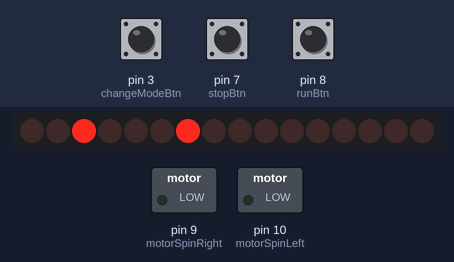
This sketch was run on a simulated Arduino Uno, built with avr-gcc and run on an emulated ATmega328P. On the bench: 16 shift-register outputs drawn as a row of LEDs (first output left, lit = HIGH), switched loads named in the sketch (green lamp = pin HIGH). Wiring (inferred from the names in the program): 2 × shift register (74HC595): data pin 2; shift clock pin 0; latch pin 1. Wiring (inferred from the signals the program sends): row of LEDs: on Q0, Q1, Q2, Q3, Q4, Q5, Q6, Q7, Q8, Q9, Q10, Q11, Q12, Q13, Q14, Q15. The inputs (shaded band) are chosen by the test bench; at power-on: pin 8 (runBtn) HIGH, pin 3 (changeModeBtn) HIGH, pin 7 (stopBtn) HIGH. Pins used as bus, display or sensor lines are not drawn.

Above: at 1.2 s.
1.3 s: pin 8 (runBtn) pulled LOW for 0.15 s
At 1.35 s:
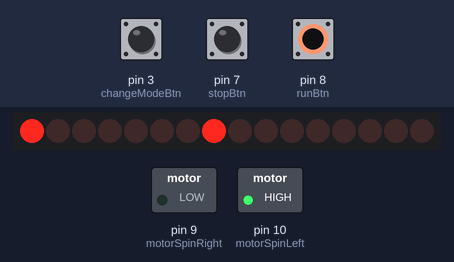
3.1 s: pin 3 (changeModeBtn) pulled LOW for 0.15 s
At 3.9 s:
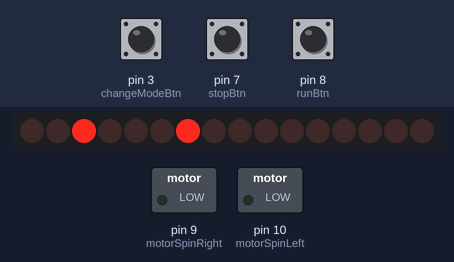
4.8 s: pin 3 (changeModeBtn) pulled LOW for 3.2 s
At 5.11 s:
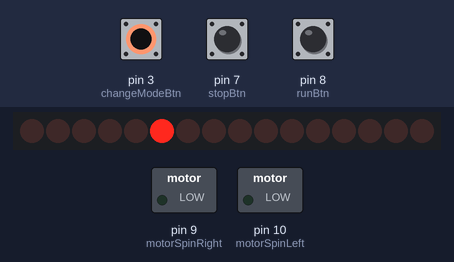
9.5 s: pin 8 (runBtn) pulled LOW for 1 s
At 9.67 s:
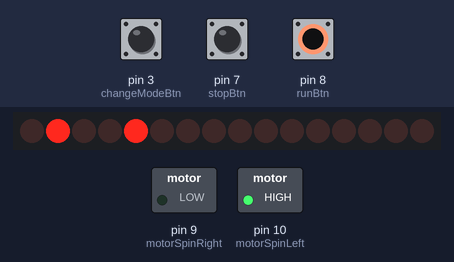
12.0 s: pin 7 (stopBtn) pulled LOW for 0.15 s
At 12.4 s:
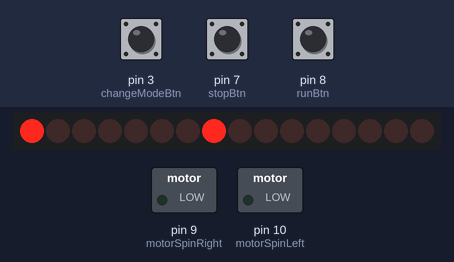
13.6 s: pin 8 (runBtn) pulled LOW for 3.2 s
At 13.78 s:
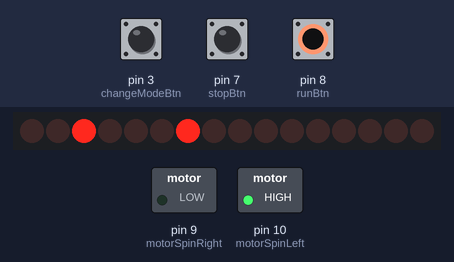
Timing chart, 0 to 16.6 s (numbered marks = the images above; inputs shaded):
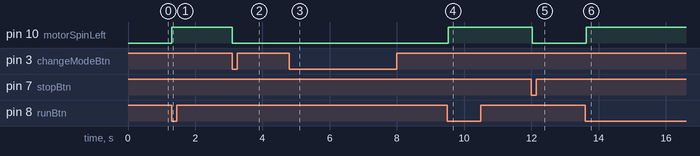

Measured:
- after the input at 1.3 s, pin 10 (motorSpinLeft): LOW → HIGH at once
- after the input at 3.1 s, pin 10 (motorSpinLeft): HIGH → LOW at once
- after the input at 9.5 s, pin 10 (motorSpinLeft): LOW → HIGH at once
- after the input at 12.0 s, pin 10 (motorSpinLeft): HIGH → LOW at once
- after the input at 13.6 s, pin 10 (motorSpinLeft): LOW → HIGH at once

The sketch:

label-rewinder.ino
```cpp
/*
  label-rewinder
  Controls an ATtiny 84 for rewinding labels on roll.
  Parts: 1xATtiny84, 2x74hc595, 1xl293d, 4-Digit Seven-Segment-Display, 3x MicroPushButtons, 4x 330Ohm Resistor

  This C code is in the public domain.

  modified 03 April 2019
  by Mahmut Keygubatli
*/

//Pins for Buttons
int runBtn = 8;
int stopBtn = 7;
int changeModeBtn = 3;

//Pins for motor control
int motorSpinLeft = 10;
int motorSpinRight = 9;

//Pins for 4-digit seven-segment display
//Pin connected to ST_CP of 74HC595
int latchPin = 1;
//Pin connected to SH_CP of 74HC595
int clockPin = 0;
////Pin connected to DS of 74HC595
int dataPin = 2;

//Motor mode
int spinleft = LOW;
int spinRight = LOW;

//Display Data
byte displayDataRollLeft[] = {4 + 64, 1 + 128, 16 + 2, 64 + 4, 128 + 1, 2 + 16}; // 6
byte displayModeStep[] = {
    0,
    32,
    0,
    32,
    1,
    1 + 4,
    1 + 4 + 2,
    1 + 4 + 2 + 128,
    1 + 4 + 2 + 128 + 64,
    1 + 4 + 2 + 128 + 64 + 16,
    1 + 4 + 2 + 128 + 64 + 16 + 8,
    1 + 4 + 2 + 128 + 64 + 16,
    1 + 4 + 2 + 128 + 64,
    1 + 4 + 2 + 128,
    1 + 4 + 2,
    1 + 4,
    1,
    0}; // 18

// controler mode
// this mode can used for spinning motor in single step
// to left with run-button or to right with stopBtn
#define SINGLE_STEP 0

// this mode can used for rewindig label with the control arm.
// If arm is on up-position motor will stop, on down position motor will run
#define REWIND_LABEL 1

void showDisplay(byte seven, byte digitPart)
{
  shiftOut(dataPin, clockPin, MSBFIRST, digitPart);
  shiftOut(dataPin, clockPin, MSBFIRST, seven);
  digitalWrite(latchPin, HIGH);
  digitalWrite(latchPin, LOW);
}

int rewindDiplayCounter = 0;
void rewindLabel()
{
  if (digitalRead(runBtn) == LOW)
  {
    spinleft = HIGH;
  }
  if (digitalRead(stopBtn) == LOW)
  {
    spinleft = LOW;
  }
  digitalWrite(motorSpinLeft, spinleft);
  digitalWrite(motorSpinRight, LOW);

  //increase Display counter
  (spinleft == HIGH) && rewindDiplayCounter++;

  //show display
  byte seven = displayDataRollLeft[(rewindDiplayCounter) % 6];
  showDisplay(seven, 0);

  if (rewindDiplayCounter >= 6 * 100)
  {
    rewindDiplayCounter = 0;
  }
}

int singleStepCounter = 0;
void singleStep()
{
  if (digitalRead(runBtn) == LOW)
  {
    spinleft = HIGH;
    spinRight = LOW;
    singleStepCounter = 1;
  }
  else if (digitalRead(stopBtn) == LOW)
  {
    spinRight = HIGH;
    spinleft = LOW;
    singleStepCounter = 1;
  }
  if (singleStepCounter > 0)
  {
    singleStepCounter--;
  }
  else
  {
    spinRight = LOW;
    spinleft = LOW;
  }
  digitalWrite(motorSpinLeft, spinleft);
  digitalWrite(motorSpinRight, spinRight);

  //show display
  byte seven;
  if (spinleft == HIGH)
  {
    seven = 2 + 128 + 64; //L
  }
  else if (spinRight == HIGH)
  {
    seven = 4 + 2 + 128; //R
  }
  else
  {
    seven = 2 + 1 + 8 + 128 + 16; //H
  }
  showDisplay(seven, 0);
}

int mode = REWIND_LABEL;
int modeCounter = 0;
boolean onModeChange = false;
void checkModeChange()
{
  if (digitalRead(changeModeBtn) == LOW)
  {
    onModeChange = true;
    if (modeCounter == 0)
    {
      modeCounter = 18;
    }
    else if (modeCounter > 0)
    {
      modeCounter--;
    }
  }
  else
  {
    if (onModeChange == true)
    {
      showDisplay(0, 0);
    }

    modeCounter = 0;
    onModeChange = false;
  }
  if (onModeChange && modeCounter == 1)
  {
    modeCounter = -1;
    if (mode == SINGLE_STEP)
    {
      mode = REWIND_LABEL;
    }
    else
    {
      mode = SINGLE_STEP;
    }
  }
  if (onModeChange)
  {
    byte seven;
    int i = 18 - modeCounter;
    if (modeCounter == -1)
    {
      seven = 1 + 4 + 2 + 8 + 128 + 16; // A
    }
    else
    {
      seven = displayModeStep[i];
    }
    showDisplay(seven, 0);

    digitalWrite(motorSpinLeft, LOW);
    digitalWrite(motorSpinRight, LOW);
    spinleft = LOW;
    spinRight = LOW;
    delay(100);
  }
}

void setup()
{
  //input pins
  pinMode(runBtn, INPUT_PULLUP);
  pinMode(stopBtn, INPUT_PULLUP);
  pinMode(changeModeBtn, INPUT_PULLUP);

  //output pins for motor
  pinMode(motorSpinLeft, OUTPUT);
  pinMode(motorSpinRight, OUTPUT);
  digitalWrite(motorSpinLeft, LOW);
  digitalWrite(motorSpinRight, LOW);

  //output pins for display
  pinMode(latchPin, OUTPUT);
  pinMode(clockPin, OUTPUT);
  pinMode(dataPin, OUTPUT);
}

void loop()
{
  checkModeChange();

  if (!onModeChange && mode == REWIND_LABEL)
  {
    rewindLabel();
  }
  else if (!onModeChange && mode == SINGLE_STEP)
  {
    singleStep();
  }
  delay(100);
}
```
